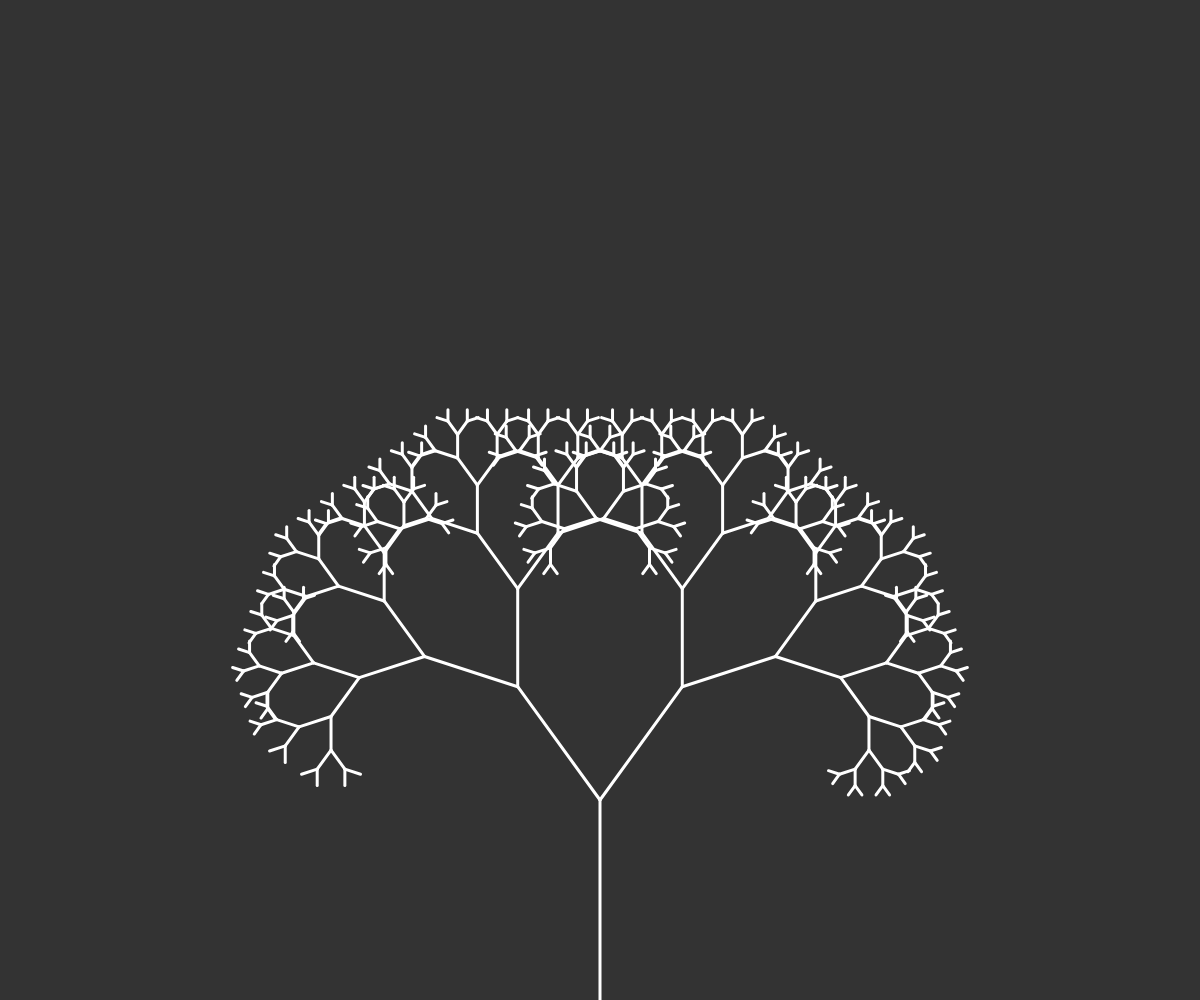
Frame 1 (no input)
Frame 60 (no input): identical to frame 1, image omitted
Frame 120 (the mouse pressed at the canvas centre since frame 60): identical to frame 1, image omitted

The p5.js sketch that drew this single still picture (run headless with seeded random() and noise() and a simulated clock; from frame 60 on, the mouse is pressed at the canvas centre):

// p5.js sketch
// ── sketch.js
var slider
var root
var gui
var tree = []
var angle
var rootLength = 200

function setup(){
  createCanvas(windowWidth,windowHeight)

  var pointA = createVector(width/2, height)
  var pointB = createVector(width/2,height-rootLength)
  root = new Branch(pointA,pointB)
  tree.push(root)

  for(var i = 1; i<250; i++){
    tree.push(tree[i-1].branch(1))
    tree.push(tree[i-1].branch(-1))
  }

}
function draw(){
  background(51)
  for(var i = 0; i<tree.length; i++){
    tree[i].show();
  }
}

// ── branch.js
function Branch(begin,end){
  this.begin = begin;
  this.end = end;
  this.angle = PI/5

  this.show = function(){
    stroke(255)
    strokeWeight(3)
    line(this.begin.x,this.begin.y,this.end.x,this.end.y)
  }
  this.branch = function(branchDirection){
    // Create two branches at end of the current branch

    // Create a vector in the direction of current branch, then rotate in direction of next branch
    var direction = p5.Vector.sub(this.end,this.begin)
    direction.rotate(this.angle*branchDirection)
    direction.mult(0.7) //shrink new branch
    var newEnd = p5.Vector.add(this.end,direction)

    var rightBranch = new Branch(this.end,newEnd)
    return rightBranch
  }
}
